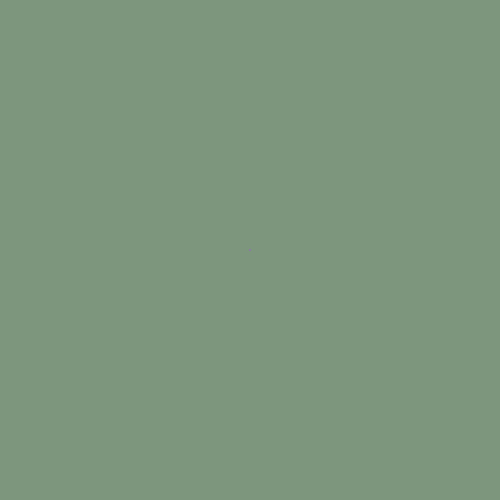
Frame 1 (no input)
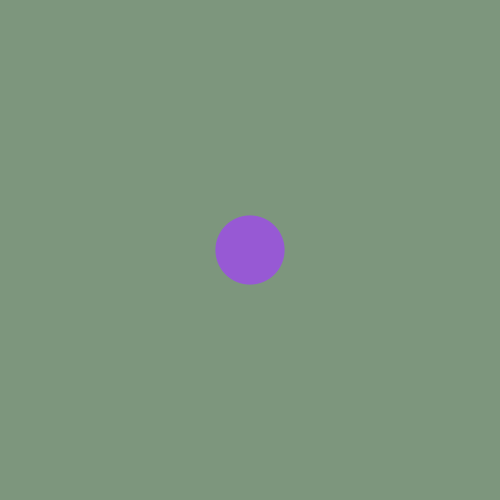
Frame 60 (the mouse pressed at the canvas centre just before this capture)
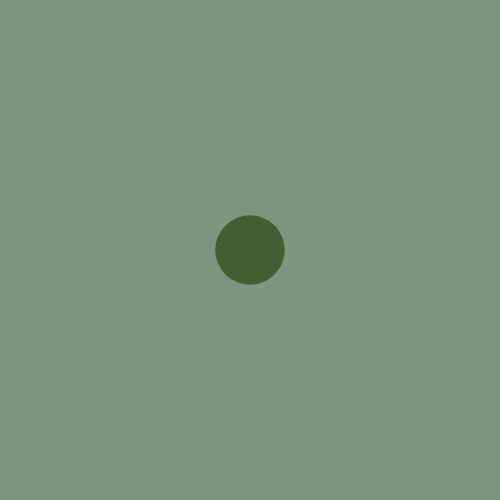
Frame 120 (the mouse held since frame 60 and released just before this capture)

The Processing sketch that drew these frames (run headless with seeded random() and noise(); from frame 60 on, the mouse is pressed at the canvas centre):

// Processing sketch: processing_154999
// ── processing_154999.pde

float x, y, radius;
float transparency, alpha, beta, counter;
color c, d;

color randomColor(){
float r = random(255);
float g = random(255);
float b = random(255);

color c = color (r, g, b);
color d = color (r, g, b);
return(c);

}

void setup(){
size (500, 500);
d = randomColor();
c = randomColor();
x = mouseX;
y = mouseY;
radius = 75;
alpha = 0;
transparency = radians(1);
counter = radians(0);
beta = 255;
}


void update(){
  transparency+= radians(1);
  if((sin(transparency))<=1 && (sin(transparency))>=0){
   alpha++;
   beta--;
  }
  if((sin(transparency))<=-0 &&(sin(transparency)) >=-1){
   alpha--; 
   beta++;
  }
}

void draw(){
background(125, 150, 125); 
update();
counter += radians(1);
print("Beta = " +beta);
println(" Alpha = " +alpha);

noStroke();

fill(c, alpha);
ellipse(width/2, height/2, 80 * sin(counter), -80 * sin(counter));

fill(d, beta);
ellipse(width/2, height/2, -80 * sin(counter), 80 * sin(counter));

if (mousePressed == true){
c = randomColor(); 
d = randomColor();
mousePressed = false;
}


}
